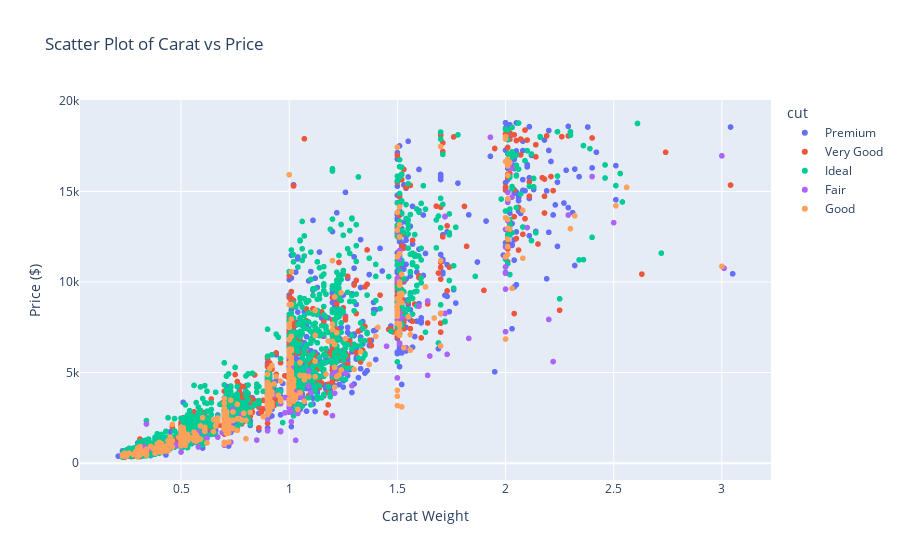

Source (notebook cell):
### Code cell
# SCATTER PLOT
fig=px.scatter(df,x="carat",y="price",color="cut",
               title="Scatter Plot of Carat vs Price",
               labels={"carat":"Carat Weight","price":"Price ($)"}
               )
fig.show()

### Figure 1 — Plotly figure (JSON) as saved in the notebook; plotly's stock layout.template omitted (floating-point values rounded to 4 significant figures; data arrays with more than 128 entries replaced by an {"elided": "..."} marker saying what was removed)
{"data": [{"hovertemplate": "cut=Premium<br>Carat Weight=%{x}<br>Price ($)=%{y}<extra></extra>", "legendgroup": "Premium", "marker": {"color": "#636efa", "symbol": "circle"}, "mode": "markers", "name": "Premium", "showlegend": true, "x": {"elided": "1447 float values"}, "xaxis": "x", "y": {"elided": "1447 int values"}, "yaxis": "y", "type": "scattergl"}, {"hovertemplate": "cut=Very Good<br>Carat Weight=%{x}<br>Price ($)=%{y}<extra></extra>", "legendgroup": "Very Good", "marker": {"color": "#EF553B", "symbol": "circle"}, "mode": "markers", "name": "Very Good", "showlegend": true, "x": {"elided": "1195 float values"}, "xaxis": "x", "y": {"elided": "1195 int values"}, "yaxis": "y", "type": "scattergl"}, {"hovertemplate": "cut=Ideal<br>Carat Weight=%{x}<br>Price ($)=%{y}<extra></extra>", "legendgroup": "Ideal", "marker": {"color": "#00cc96", "symbol": "circle"}, "mode": "markers", "name": "Ideal", "showlegend": true, "x": {"elided": "2127 float values"}, "xaxis": "x", "y": {"elided": "2127 int values"}, "yaxis": "y", "type": "scattergl"}, {"hovertemplate": "cut=Fair<br>Carat Weight=%{x}<br>Price ($)=%{y}<extra></extra>", "legendgroup": "Fair", "marker": {"color": "#ab63fa", "symbol": "circle"}, "mode": "markers", "name": "Fair", "showlegend": true, "x": {"elided": "168 float values"}, "xaxis": "x", "y": {"elided": "168 int values"}, "yaxis": "y", "type": "scattergl"}, {"hovertemplate": "cut=Good<br>Carat Weight=%{x}<br>Price ($)=%{y}<extra></extra>", "legendgroup": "Good", "marker": {"color": "#FFA15A", "symbol": "circle"}, "mode": "markers", "name": "Good", "showlegend": true, "x": {"elided": "457 float values"}, "xaxis": "x", "y": {"elided": "457 int values"}, "yaxis": "y", "type": "scattergl"}], "layout": {"xaxis": {"anchor": "y", "domain": [0.0, 1.0], "title": {"text": "Carat Weight"}}, "yaxis": {"anchor": "x", "domain": [0.0, 1.0], "title": {"text": "Price ($)"}}, "legend": {"title": {"text": "cut"}, "tracegroupgap": 0}, "title": {"text": "Scatter Plot of Carat vs Price"}}}
